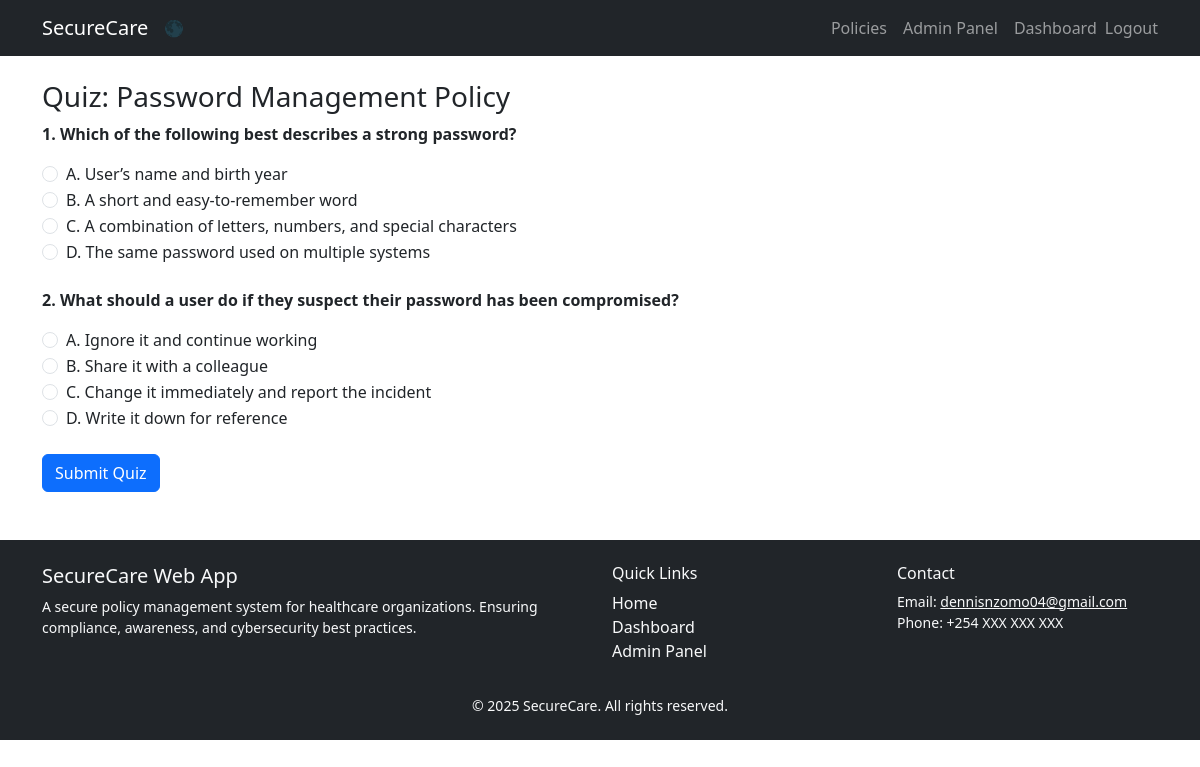
The app's page /quiz/1/ (signed in) with its own data.
### policies/models.py (models this page shows, shortened)
class Policy(models.Model):
    title = models.CharField(max_length=200)
    category = models.CharField(max_length=100)
    description = models.TextField()
    status = models.CharField(
        max_length=100,
        choices=[
            ('Active', 'Active'),
            ('Under Review', 'Under_Review'),
        ]
    )
    created_at = models.DateTimeField(auto_now_add=True)

class Quiz(models.Model):
    policy = models.ForeignKey(Policy, on_delete=models.CASCADE, related_name='quizzes')
    question = models.CharField(max_length=300)
    option_a = models.CharField(max_length=150)
    option_b = models.CharField(max_length=150)
    option_c = models.CharField(max_length=150)
    option_d = models.CharField(max_length=150)
    correct_option = models.CharField(
        max_length=1,
        choices=[('A', 'A'), ('B', 'B'), ('C', 'C'), ('D', 'D')],
    )

### policies/views.py (the view, shortened to what this page needs)
# urls.py: path('quiz/<int:policy_id>/', views.take_quiz, name='take_quiz'),
@login_required
def take_quiz(request, policy_id):
    policy = get_object_or_404(Policy, id=policy_id)
    quizzes = policy.quizzes.all()
    return render(request, 'policies/take_quiz.html', {
        'policy': policy,
        'quizzes': quizzes
    })

### policies/templates/policies/take_quiz.html (shortened to what this page needs)
{% extends 'policies/base.html' %}
{% block content %}
<h3>Quiz: {{ policy.title }}</h3>
<form method="post">
    {% for quiz in quizzes %}
    <div class="mb-4">
        <p><strong>{{ forloop.counter }}. {{ quiz.question }}</strong></p>
        <div class="form-check">
            <input class="form-check-input" type="radio" name="{{ quiz.id }}" value="A" required>
            <label class="form-check-label">{{ quiz.option_a }}</label>
        </div>
        <div class="form-check">
            <input class="form-check-input" type="radio" name="{{ quiz.id }}" value="B">
            <label class="form-check-label">{{ quiz.option_b }}</label>
        </div>
        <div class="form-check">
            <input class="form-check-input" type="radio" name="{{ quiz.id }}" value="C">
            <label class="form-check-label">{{ quiz.option_c }}</label>
        </div>
        <div class="form-check">
            <input class="form-check-input" type="radio" name="{{ quiz.id }}" value="D">
            <label class="form-check-label">{{ quiz.option_d }}</label>
        </div>
    </div>
    {% empty %}
    <p>No quiz questions available for this policy.</p>
    {% endfor %}
    <button type="submit" class="btn btn-primary">Submit Quiz</button>
</form>
{% endblock %}

### records on screen
Policy: title "Password Management Policy"
Quiz: question "Which of the following best describes a strong password?", option_a "A. User’s name and birth year", option_b "B. A short and easy-to-remember word", option_c "C. A combination of letters, numbers, and special characters", option_d "D. The same password used on multiple systems"
Quiz: question "What should a user do if they suspect their password has been compromised?", option_a "A. Ignore it and continue working", option_b "B. Share it with a colleague", option_c "C. Change it immediately and report the incident", option_d "D. Write it down for reference"
